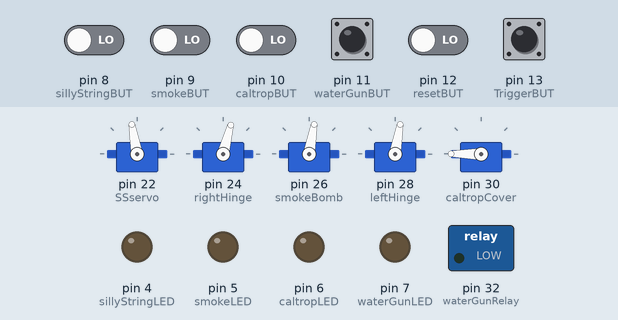
The sketch below on a simulated Arduino Mega 2560, built with avr-gcc and run on an emulated ATmega2560. On the bench: 5 × servo, switched loads named in the sketch (green lamp = pin HIGH), output pins drawn as LEDs (lit = HIGH). The test bench sets the inputs (shaded band); at power-on: pin 8 (sillyStringBUT), pin 9 (smokeBUT), pin 10 (caltropBUT), pin 11 (waterGunBUT), pin 12 (resetBUT), pin 13 (TriggerBUT) LOW. What the sketch prints to the serial monitor is not drawn.

Above: at 1.2 s.
1.3 s: pin 8 (sillyStringBUT) driven HIGH and pin 9 (smokeBUT) driven HIGH
At 4.9 s:
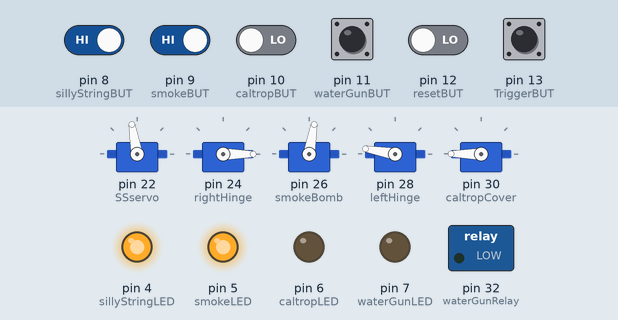
5.5 s: pin 10 (caltropBUT) driven HIGH and pin 12 (resetBUT) driven HIGH
At 9.2 s:
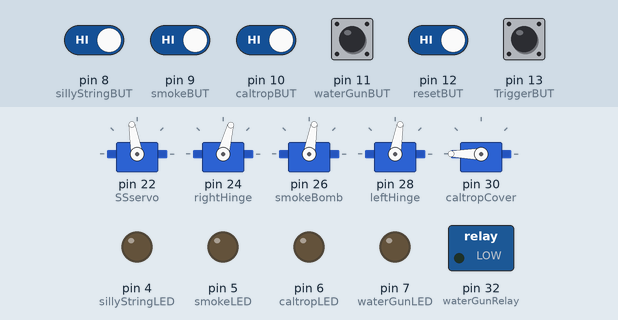
Timing chart, 0 to 10.7 s (numbered marks = the images above; inputs shaded):
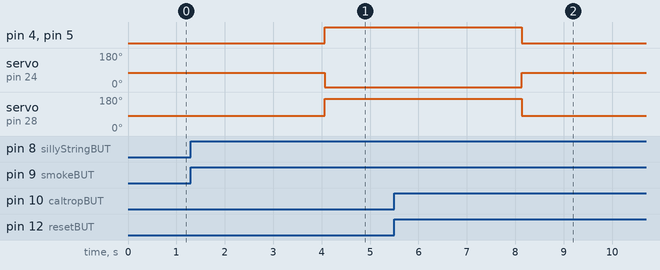

Measured:
- after the input at 1.3 s, pin 4 (sillyStringLED), pin 5 (smokeLED): LOW → HIGH after 2.8 s; servo on pin 24 (rightHinge): 75° → 0° after 2.8 s; servo on pin 28 (leftHinge): 80° → 170° after 2.8 s
- after the input at 5.5 s, pin 4 (sillyStringLED), pin 5 (smokeLED): HIGH → LOW after 2.6 s; servo on pin 24 (rightHinge): 0° → 75° after 2.6 s; servo on pin 28 (leftHinge): 170° → 80° after 2.6 s

The sketch:

CarArduino.ino
```cpp
// (licence header left out)
// Timeout for remote triggered fire in milliseconds
#define REMOTE_FIRE_TIMEOUT 5000
#define TELEMETRY_PERIOD_MS 100

#include <IRremote.h>
#include <Bounce.h>
#include <Servo.h>
#include <Alltrax.h>

typedef struct {
  float voltage;
  float current;
  int16_t temperature;
  int16_t throttle;
} msg_data_s;

// this is the header for an XBee TX64 Request
const uint8_t header[] = {0x7E,0x00,0x17,0x00,0x00,0x00,0x13,0xA2,0x00,0x40,0xA0,0xB1,0xD4,0x01};

Alltrax    controller;                  // object to talk with motor controller
msg_data_s motor_data;                  // structure to store motor controller state

unsigned long remoteFireStart;          // Remote Fire TMO
unsigned long motorDataTMO;             // Motor data telemetry TMO

int sillyStringLED =  4;             	// LED connected to digital pin
int smokeLED       =  5;               	// LED connected to digital pin
int caltropLED     =  6;             	// LED connected to digital pin
int waterGunLED    =  7;             	// LED connected to digital pin
int sillyStringBUT =  8;                // Button connected to digital pin
int smokeBUT       =  9;                // Button connected to digital pin
int caltropBUT     = 10;                // Button connected to digital pin
int waterGunBUT    = 11;                // Button connected to digital pin

int resetBUT       = 12;                // Reset Switch on pin 12
int TriggerBUT     = 13;                // Button connected to digital pin 13

int RECV_PIN       = 19;                // IR reciever

int waterGunRelay  = 32;                // 5V Relay connected to pin 32

// ~~~~~~~~~~~~~~~~~~~~~~~~~~~ Debouncing
Bounce caltropBounce     = Bounce(caltropBUT,     5);
Bounce waterGunBounce    = Bounce(waterGunBUT,    5);
Bounce smokeBounce       = Bounce(smokeBUT,       5);
Bounce sillyStringBounce = Bounce(sillyStringBUT, 5);

int caltropVal       = 0;
int caltropState     = 0;
int waterGunVal      = 0;
int waterGunState    = 0;
int smokeVal         = 0;
int smokeState       = 0;
int sillyStringVal   = 0;
int sillyStringState = 0;

IRrecv irrecv(RECV_PIN);
decode_results results;

int reset            = 0;
int TRIGGER          = 0;              // FIRE ZE MISSILES!!!!!!!!!!!!!!

// ~~~~~~~~~~~~~~~~~~~~~~~~~~~~~~~~~~~~~~~~~~~~~~~~ SERVOS ~~~~~~~~~~~~~~~~~~~~~~~~~~~~~~~~~~~~~~~~~~~~~~~~~

// SSservo (silly String)
Servo SSservo;                // create servo object to control a servo
Servo rightHinge;
Servo smokeBomb;
Servo leftHinge;
Servo caltropCover;

// Silly String Firing
void SSservoUp() {
  SSservo.write(100);
}
void SSservoDown() {
  SSservo.write(0);
}

// Silly String Hinge Control
void rightHingeUp() {
  rightHinge.write(0);
}
void rightHingeDown() {
  rightHinge.write(75);
}

// Smoke Fire Control
void airTubeOpen() {
  smokeBomb.write(180);
}
void airTubeCrimp() {
  smokeBomb.write(80);
}

// Smoke Hinge Control
void leftHingeUp() {
  leftHinge.write(170);
}
void leftHingeDown() {
  leftHinge.write(80);
}

// Caltrop Cover Control
void caltropCoverOpen() {
  caltropCover.write(180);
}
void caltropCoverClosed() {
  caltropCover.write(180);
}

// ~~~~~~~~~~~~~~~~~~~~~~~~~~~ VOID SETUP ~~~~~~~~~~~~~~~~~~~~~~~~~~~~~~~~~~~~~~~~~~~~~~~~~~~~~~~~~~~~~~~~~~~

void setup()
{
  Serial.begin(9600);         // Debug serial port
  controller.begin(&Serial1); // start connection to motor controller on USART1
  irrecv.enableIRIn();        // Start the receiver

  pinMode(caltropLED,     OUTPUT);      // sets the digital pin as output
  pinMode(waterGunLED,    OUTPUT);      // sets the digital pin as output
  pinMode(smokeLED,       OUTPUT);      // sets the digital pin as output
  pinMode(sillyStringLED, OUTPUT);  	// sets the digital pin as output
  pinMode(waterGunRelay,  OUTPUT);      // sets the ditigal pin as output
  pinMode(caltropBUT,      INPUT);      // sets the digital pin as input
  pinMode(waterGunBUT,     INPUT);      // sets the digital pin as input
  pinMode(smokeBUT,        INPUT);      // sets the digital pin as input
  pinMode(sillyStringBUT,  INPUT);      // sets the digital pin as input
  pinMode(resetBUT,        INPUT);      // sets the digital pin as input
  pinMode(TriggerBUT,      INPUT);      // sets the digital pin as input

  SSservo.attach(22);                    // attaches the servo on pin 3 to the servo object
  SSservoUp();
  rightHinge.attach(24);                 // "      "      "      "    4      "    "
  rightHingeDown();
  smokeBomb.attach(26);
  airTubeCrimp();
  leftHinge.attach(28);
  leftHingeDown();
  caltropCover.attach(30);
  caltropCoverClosed();

  motorDataTMO = millis(); // set TMO to current time
}

// ~~~~~~~~~~~~~~~~~~~~~~~~~~~~~~~ OTHER FUNCTIONS ~~~~~~~~~~~~~~~~~~~~~~~~~~~~~~~~~~~~~~~~~~~~~~~~~~~~~~~~~~~~~~~~~~~~~~~~~

void CALTROPS() {
  if (digitalRead(caltropLED) == 0){
    digitalWrite(caltropLED, HIGH);   // sets the LED on
  }
  else if (digitalRead(caltropLED) == 1) {
    digitalWrite(caltropLED, LOW);   // sets the LED off
  }
}

void WATERGUN() {
  if (digitalRead(waterGunLED) == 0){
    digitalWrite(waterGunLED, HIGH);   // sets the LED on
  }
  else if (digitalRead(waterGunLED) == 1) {
    digitalWrite(waterGunLED, LOW);   // sets the LED off
  }
}

void SMOKE() {
  if (digitalRead(smokeLED) == 0){
    digitalWrite(smokeLED, HIGH);   // sets the LED on
    leftHingeUp();
  }
  else if (digitalRead(smokeLED) == 1) {
    digitalWrite(smokeLED, LOW);   // sets the LED off
    leftHingeDown();
    airTubeCrimp();
  }
}

void SILLYSTRING() {
  if (digitalRead(sillyStringLED) == 0){
    digitalWrite(sillyStringLED, HIGH);   // sets the LED on
    rightHingeUp();
  }
  else if (digitalRead(sillyStringLED) == 1) {
    digitalWrite(sillyStringLED, LOW);   // sets the LED off
    rightHingeDown();
    SSservoUp();
  }
}

void ledstop() {
  digitalWrite(waterGunLED,    LOW);   // sets the LED off
  digitalWrite(caltropLED,     LOW);   // sets the LED off
  digitalWrite(smokeLED,       LOW);   // sets the LED off
  digitalWrite(sillyStringLED, LOW);   // sets the LED off
  SSservoUp();
  rightHingeDown();
  leftHingeDown();
  airTubeCrimp();
  digitalWrite(waterGunRelay, LOW);
  caltropCoverClosed();
}

void mainFiringSequence() {
  if (digitalRead(sillyStringLED) == 1) {
    SSservoDown();
  }
  if (digitalRead(smokeLED) == 1) {
    airTubeOpen();
  }
  if (digitalRead(caltropLED) == 1) {
    caltropCoverOpen();
  }
  if (digitalRead(waterGunLED) == 1) {
    digitalWrite(waterGunRelay, HIGH);
  }
}

void stopShooting() {
  SSservoUp();
  digitalWrite(waterGunRelay, LOW);
  airTubeCrimp();
  caltropCoverClosed();
}


bool remoteFireFlag = false;

// If remoteFireFlag is set, this function checks if the remoteFireTimeout is reached
void checkRemoteTimeout() {
  if (remoteFireFlag && ((millis() - remoteFireStart) > REMOTE_FIRE_TIMEOUT)) remoteFireFlag = false;
}

void REMOTE_FIRE() {
  remoteFireStart = millis();
  remoteFireFlag = true;
}

enum {
JVC_ATT       = 0x0000F171L,
JVC_SOUND     = 0x0000F1B1L,
JVC_U         = 0x0000F129L,
JVC_D         = 0x0000F1A9L,
JVC_R         = 0x0000F1C9L,
JVC_F         = 0x0000F149L,
JVC_VOL_DOWN  = 0x0000F1A1L,
JVC_VOL_UP    = 0x0000F121L,
CASIO_CH_DOWN = 0x77C26DE8L,
CASIO_REW     = 0xA224542CL,
CASIO_FF      = 0x455951E0L,
CASIO_CH_UP   = 0x8B603BB8L,
CASIO_PLAY    = 0x5A78F08CL,
CASIO_STOP    = 0x58F71FB0L,
CASIO_TV      = 0xE2B0095FL,
CASIO_POWER   = 0xB8FC80C4L,
};

void sendMotorTelemetry() {
  // outgoing message buffer
  uint8_t buf[27];

  // prepare the outgoing message buffer
  memcpy(buf,header,sizeof(header));
  memcpy(buf+sizeof(header),&motor_data,sizeof(motor_data));

  // calculate the checksum
  uint8_t cs = 0;
  for (int i = 3; i < sizeof(buf)-1; i++) cs += buf[i];
  cs = 0xFF - cs;

  // set the checksum byte in the message
  buf[26] = cs;

  for(int i = 0; i < sizeof(buf); i++) Serial.write(buf[i]); // send data to XBee
}

// ~~~~~~~~~~~~~~~~~~~~~~~~~~~~~ VOID LOOP ~~~~~~~~~~~~~~~~~~~~~~~~~~~~~~~~~~~~~~~~~~~~~~~~~~~~
void loop() {
  checkRemoteTimeout();
  TRIGGER = digitalRead(TriggerBUT);
  if (TRIGGER == HIGH || remoteFireFlag) {
    mainFiringSequence();
  }
  else if (TRIGGER == LOW || !remoteFireFlag) {
    stopShooting();
  }

  reset = digitalRead(resetBUT);
  if (reset == HIGH) {
    ledstop();
  }

  if (millis() >= motorDataTMO) {        // check if it's time to send telemetry
    // Read motor controller values from alltrax
    motor_data.voltage     = controller.readVoltage();
    motor_data.temperature = controller.readTemp();
    motor_data.current     = controller.readCurrent();
    motor_data.throttle    = controller.readThrottle();

    sendMotorTelemetry();                // send data to xbee
    motorDataTMO += TELEMETRY_PERIOD_MS; //update timeout to next period
  }

  // call to the debouncing library/functions
  caltropBounce.update();
  waterGunBounce.update();
  smokeBounce.update();
  sillyStringBounce.update();

  // button inputs
  caltropVal     = caltropBounce.read();
  waterGunVal    = waterGunBounce.read();
  smokeVal       = smokeBounce.read();
  sillyStringVal = sillyStringBounce.read();

  if (caltropVal == true && caltropState == false) CALTROPS();
  caltropState = caltropVal;

  if (waterGunVal == true && waterGunState == false) WATERGUN();
  waterGunState = waterGunVal;

  if (smokeVal == true && smokeState == false) SMOKE();
  smokeState = smokeVal;

  if (sillyStringVal == true && sillyStringState == false) SILLYSTRING();
  sillyStringState = sillyStringVal;

  if (irrecv.decode(&results)) {
    long int decCode = results.value;
    Serial.println(decCode);
    switch (results.value) {

    case JVC_F:
    case CASIO_REW:
      CALTROPS();
      break;

    case JVC_U:
    case CASIO_CH_DOWN:
      WATERGUN();
      break;

    case JVC_D:
    case CASIO_CH_UP:
      SMOKE();
      break;

    case JVC_R:
    case CASIO_FF:
      SILLYSTRING();
      break;

    case JVC_SOUND:
    case CASIO_STOP:
      ledstop(); // Reset
      break;

    case JVC_ATT:
    case CASIO_POWER:
      REMOTE_FIRE();
      break;

    default:
      Serial.println("Waiting ...");
    }

    irrecv.resume(); // Receive the next value
  }
}
```
